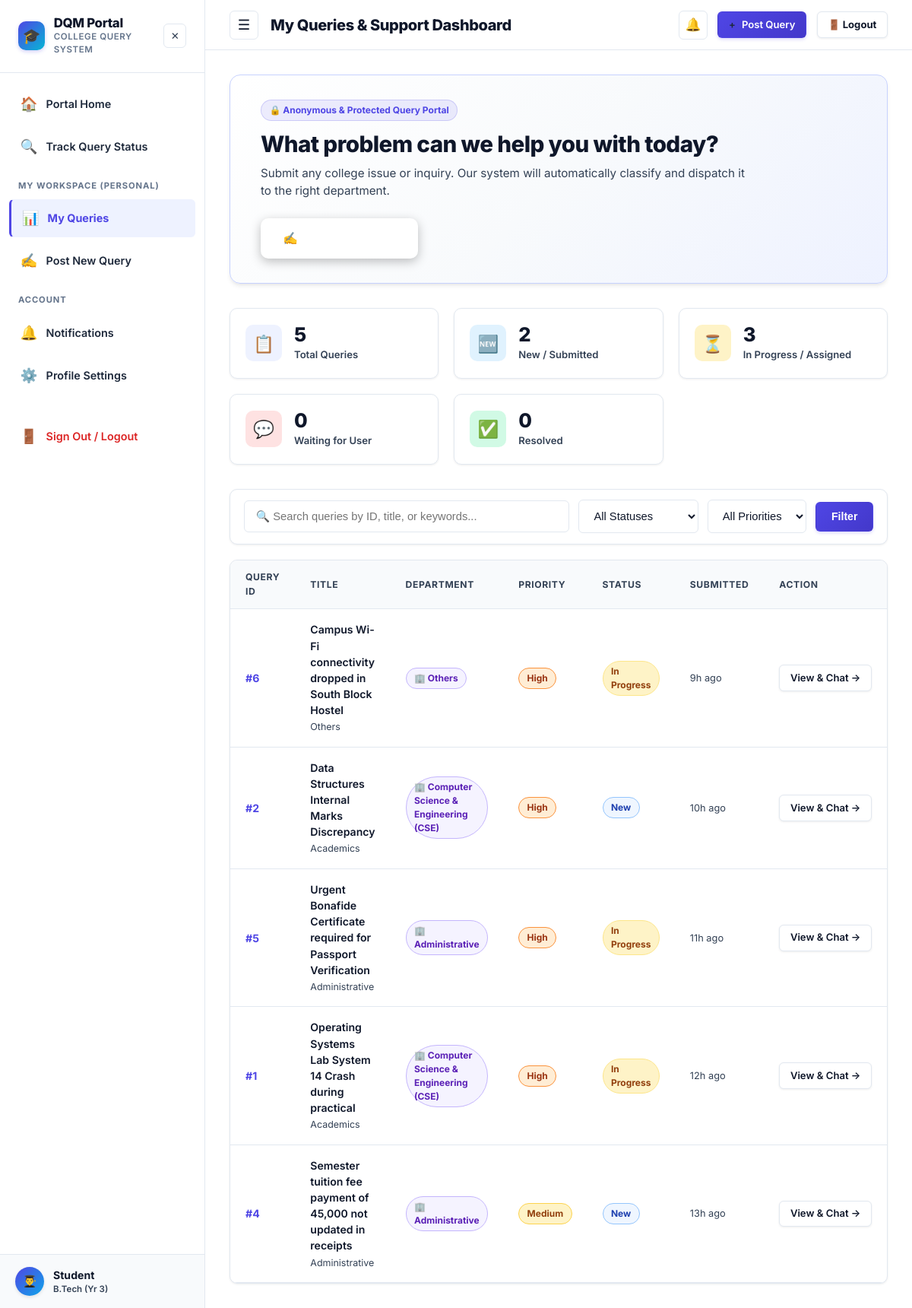
The app's page /dashboard (signed in) with its own data.
### tables this page shows
CREATE TABLE users (
    id INTEGER PRIMARY KEY AUTOINCREMENT,
    name TEXT DEFAULT 'Anonymous User',
    email TEXT NOT NULL UNIQUE,
    password_hash TEXT NOT NULL,
    role TEXT NOT NULL DEFAULT 'student',
    level TEXT,
    department TEXT,
    course TEXT,
    year INTEGER,
    phone TEXT,
    roll_no TEXT,
    designation TEXT,
    is_active INTEGER DEFAULT 1,
    last_active_at TIMESTAMP DEFAULT CURRENT_TIMESTAMP,
    created_at TIMESTAMP DEFAULT CURRENT_TIMESTAMP
);

CREATE TABLE queries (
    id INTEGER PRIMARY KEY AUTOINCREMENT,
    user_id INTEGER NOT NULL,
    title TEXT NOT NULL,
    description TEXT NOT NULL,
    category TEXT NOT NULL DEFAULT 'Academics',
    level TEXT,
    course TEXT,
    department TEXT NOT NULL,
    year INTEGER,
    priority TEXT NOT NULL DEFAULT 'Medium',
    status TEXT NOT NULL DEFAULT 'New',
    assigned_staff_id INTEGER,
    is_routed_manually INTEGER DEFAULT 0,
    admin_reviewed INTEGER DEFAULT 0,
    created_at TIMESTAMP DEFAULT CURRENT_TIMESTAMP,
    updated_at TIMESTAMP DEFAULT CURRENT_TIMESTAMP,
    first_response_at TIMESTAMP,
    resolved_at TIMESTAMP,
    FOREIGN KEY(user_id) REFERENCES users(id) ON DELETE CASCADE,
    FOREIGN KEY(assigned_staff_id) REFERENCES users(id) ON DELETE SET NULL
);

### app.py (the view)
@app.route('/dashboard')
@login_required
def dashboard():
    user = get_current_user()
    if user['role'] in ['staff', 'office_staff', 'hod']:
        return redirect(url_for('department_dashboard'))
    elif user['role'] == 'admin':
        return redirect(url_for('admin_dashboard'))
    db = get_db()
    stats = {
        'total': db.execute('SELECT COUNT(*) FROM queries WHERE user_id = ?', (user['id'],)).fetchone()[0],
        'new': db.execute("SELECT COUNT(*) FROM queries WHERE user_id = ? AND status = 'New'", (user['id'],)).fetchone()[0],
        'in_progress': db.execute("SELECT COUNT(*) FROM queries WHERE user_id = ? AND status IN ('Assigned', 'In Progress')", (user['id'],)).fetchone()[0],
        'waiting': db.execute("SELECT COUNT(*) FROM queries WHERE user_id = ? AND status = 'Waiting for User'", (user['id'],)).fetchone()[0],
        'resolved': db.execute("SELECT COUNT(*) FROM queries WHERE user_id = ? AND status = 'Resolved'", (user['id'],)).fetchone()[0],
    }
    status_filter = request.args.get('status', '')
    priority_filter = request.args.get('priority', '')
    search_query = request.args.get('search', '').strip()
    sql = """
        SELECT q.*,
               (SELECT message FROM messages WHERE query_id = q.id ORDER BY created_at DESC LIMIT 1) as last_message,
               (SELECT created_at FROM messages WHERE query_id = q.id ORDER BY created_at DESC LIMIT 1) as last_activity
        FROM queries q
        WHERE q.user_id = ?
    """
    params = [user['id']]
    if status_filter:
        sql += " AND q.status = ?"
        params.append(status_filter)
    if priority_filter:
        sql += " AND q.priority = ?"
        params.append(priority_filter)
    if search_query:
        sql += " AND (q.title LIKE ? OR q.description LIKE ? OR q.id LIKE ?)"
        term = f"%{search_query}%"
        params.extend([term, term, term])
    sql += " ORDER BY q.created_at DESC"
    queries = db.execute(sql, params).fetchall()
    return render_template(
        'dashboard.html',
        stats=stats,
        queries=queries,
        current_status=status_filter,
        current_priority=priority_filter,
        search_query=search_query
    )

### app.py (called while the page is built)
def login_required(f):
    @wraps(f)
    def decorated_function(*args, **kwargs):
        user = get_current_user()
        if not user:
            session.clear()
            flash('Please log in to access this page.', 'warning')
            return redirect(url_for('login', next=request.url))
        return f(*args, **kwargs)
    return decorated_function

def get_current_user():
    if 'user_id' in session:
        db = get_db()
        user = db.execute('SELECT * FROM users WHERE id = ?', (session['user_id'],)).fetchone()
        if not user or not user['is_active']:
            session.clear()
            return None
        return dict(user)
    return None

### database.py (called while the page is built)
def get_db():
    if 'db' not in g:
        g.db = sqlite3.connect(
            current_app.config['DATABASE'],
            detect_types=sqlite3.PARSE_DECLTYPES
        )
        g.db.row_factory = sqlite3.Row
        g.db.execute("PRAGMA foreign_keys = ON")
        init_db(g.db)
    return g.db

### models.py (called while the page is built)
def init_db(db_conn):
    db_conn.executescript(SCHEMA)
    check_and_migrate_db(db_conn)
    db_conn.commit()

### templates/dashboard.html (shortened to what this page needs)
{% extends 'base.html' %}
{% block page_title %}My Queries & Support Dashboard{% endblock %}
{% block content %}
<div style="max-width: 1200px; margin: 0 auto;">
  <div class="hero-card" style="padding: 2rem 2.5rem; margin-bottom: 2rem;">
    <div style="display: flex; justify-content: space-between; align-items: center; flex-wrap: wrap; gap: 1.5rem;">
      <div>
        <span class="badge badge-status-waiting" style="margin-bottom: 0.5rem; background: rgba(79, 70, 229, 0.1); color: var(--primary); border: 1px solid rgba(79,70,229,0.2);">
          🔒 Anonymous & Protected Query Portal
        </span>
        <h1 style="font-size: 1.85rem; margin-bottom: 0.35rem;">What problem can we help you with today?</h1>
        <p style="margin-bottom: 0; font-size: 0.95rem;">
          Submit any college issue or inquiry. Our system will automatically classify and dispatch it to the right department.
        </p>
      </div>
      <div>
        <a href="{{ url_for('submit_query') }}" class="btn btn-primary btn-lg" style="background: #ffffff; color: #4338ca; box-shadow: 0 4px 14px rgba(0,0,0,0.25);">
          ✍️ Post New Query
        </a>
      </div>
    </div>
  </div>
  <div class="stats-grid">
    <div class="stat-card">
      <div class="stat-icon primary">📋</div>
      <div class="stat-info">
        <h3>{{ stats.total }}</h3>
        <p>Total Queries</p>
      </div>
    </div>
    <div class="stat-card">
      <div class="stat-icon secondary">🆕</div>
      <div class="stat-info">
        <h3>{{ stats.new }}</h3>
        <p>New / Submitted</p>
      </div>
    </div>
    <div class="stat-card">
      <div class="stat-icon warning">⏳</div>
      <div class="stat-info">
        <h3>{{ stats.in_progress }}</h3>
        <p>In Progress / Assigned</p>
      </div>
    </div>
    <div class="stat-card">
      <div class="stat-icon danger">💬</div>
      <div class="stat-info">
        <h3>{{ stats.waiting }}</h3>
        <p>Waiting for User</p>
      </div>
    </div>
    <div class="stat-card">
      <div class="stat-icon success">✅</div>
      <div class="stat-info">
        <h3>{{ stats.resolved }}</h3>
        <p>Resolved</p>
      </div>
    </div>
  </div>
  <form method="GET" action="{{ url_for('dashboard') }}" class="filter-bar">
    <div style="flex-grow: 1; min-width: 240px;">
      <input type="text" name="search" class="form-control" placeholder="🔍 Search queries by ID, title, or keywords..." value="{{ search_query }}">
    </div>
    <div>
      <select name="status" class="form-control" onchange="this.form.submit()">
        <option value="">All Statuses</option>
      </select>
    </div>
    <div>
      <select name="priority" class="form-control" onchange="this.form.submit()">
        <option value="">All Priorities</option>
      </select>
    </div>
    <button type="submit" class="btn btn-primary">Filter</button>
  </form>
  <div class="table-container">
    <table class="table">
      <thead>
        <tr>
          <th>Query ID</th>
          <th>Title</th>
          <th>Department</th>
          <th>Priority</th>
          <th>Status</th>
          <th>Submitted</th>
          <th>Action</th>
        </tr>
      </thead>
      <tbody>
        {% if queries %}
          {% for q in queries %}
          <tr>
            <td style="font-weight: 700; color: var(--primary);">#{{ q.id }}</td>
            <td>
              <a href="{{ url_for('query_details', query_id=q.id) }}" style="font-weight: 600; color: var(--text-main); display: block;">
                {{ q.title }}
              </a>
              <span style="font-size: 0.78rem; color: var(--text-muted);">{{ q.category }}</span>
            </td>
            <td>
              <span class="badge badge-status-assigned">🏢 {{ q.department }}</span>
            </td>
            <td>
              <span class="badge badge-{{ q.priority | lower }}">{{ q.priority }}</span>
            </td>
            <td>
              <span class="badge badge-status-{{ q.status | lower | replace(' ', '-') }}">{{ q.status }}</span>
            </td>
            <td style="font-size: 0.8rem; color: var(--text-muted);">
              {{ q.created_at | timeago }}
            </td>
            <td>
              <a href="{{ url_for('query_details', query_id=q.id) }}" class="btn btn-secondary btn-sm">
                View & Chat →
              </a>
            </td>
          </tr>
          {% endfor %}
        {% endif %}
      </tbody>
    </table>
  </div>
</div>
{% endblock %}

### templates/base.html (shortened to what this page needs)
<!DOCTYPE html>
<html lang="en">
<head>
  <link rel="stylesheet" href="{{ url_for('static', filename='css/style.css') }}">
</head>
<body data-user-role="{{ current_user.role if current_user else '' }}" data-user-dept="{{ current_user.department if current_user else '' }}" data-user-id="{{ current_user.id if current_user else '' }}">
  <div class="app-container">
    {% if current_user %}
    <aside class="sidebar" id="appSidebar">
      <div class="sidebar-header">
        <a href="{{ url_for('index') }}" class="sidebar-brand-wrapper" style="text-decoration: none; color: inherit;">
          <div class="sidebar-logo">🎓</div>
          <div class="sidebar-brand">
            <h2>DQM Portal</h2>
            <p>College Query System</p>
          </div>
        </a>
        <button type="button" class="sidebar-close-btn" id="sidebarCloseBtn" title="Close Navigation" aria-label="Close Navigation">
          ✕
        </button>
      </div>
      <nav class="sidebar-nav">
        {% if current_user.role == 'principal' %}
        <div class="nav-section-title">Principal Navigation</div>
        <a href="{{ url_for('index') }}" class="nav-item {% if request.endpoint == 'index' %}active{% endif %}">
          <span class="icon">🏠</span> Portal Home
        </a>
        <a href="{{ url_for('department_dashboard', dept='Others') }}" class="nav-item {% if request.endpoint == 'department_dashboard' %}active{% endif %}">
          <span class="icon">📥</span> Received Queries
        </a>
        <a href="{{ url_for('track_query') }}" class="nav-item {% if request.endpoint == 'track_query' %}active{% endif %}">
          <span class="icon">🔍</span> Track Status
        </a>
        <a href="{{ url_for('admin_analytics') }}" class="nav-item {% if request.endpoint in ['admin_analytics', 'hod_analytics'] %}active{% endif %}">
          <span class="icon">📊</span> Analysis
        </a>
        <a href="{{ url_for('admin_users') }}" class="nav-item {% if request.endpoint == 'admin_users' %}active{% endif %}">
          <span class="icon">👥</span> Users
        </a>
        <a href="{{ url_for('admin_communicate_hod') }}" class="nav-item {% if request.endpoint == 'admin_communicate_hod' %}active{% endif %}">
          <span class="icon">💬</span> Communicate with HOD
        </a>
        {% else %}
        <a href="{{ url_for('index') }}" class="nav-item {% if request.endpoint == 'index' %}active{% endif %}">
          <span class="icon">🏠</span> Portal Home
        </a>
        <a href="{{ url_for('track_query') }}" class="nav-item {% if request.endpoint == 'track_query' %}active{% endif %}">
          <span class="icon">🔍</span> Track Query Status
        </a>
        {% if current_user.role in ['student', 'faculty'] %}
        <div class="nav-section-title">My Workspace (Personal)</div>
        <a href="{{ url_for('dashboard') }}" class="nav-item {% if request.endpoint == 'dashboard' %}active{% endif %}">
          <span class="icon">📊</span> My Queries
        </a>
        <a href="{{ url_for('submit_query') }}" class="nav-item {% if request.endpoint == 'submit_query' %}active{% endif %}">
          <span class="icon">✍️</span> Post New Query
        </a>
        {% endif %}
        {% endif %}
        <div class="nav-section-title">Account</div>
        <a href="{{ url_for('notifications') }}" class="nav-item {% if request.endpoint == 'notifications' %}active{% endif %}">
          <span class="icon">🔔</span> Notifications
        </a>
        <a href="{{ url_for('profile') }}" class="nav-item {% if request.endpoint == 'profile' %}active{% endif %}">
          <span class="icon">⚙️</span> Profile Settings
        </a>
        <a href="{{ url_for('logout') }}" class="nav-item nav-item-logout" style="margin-top: 1.5rem;">
          <span class="icon">🚪</span> Sign Out / Logout
        </a>
      </nav>
      <div class="sidebar-footer">
        <div class="user-avatar-circle">
          {% if current_user.role == 'student' %}👨‍🎓{% elif current_user.role == 'hod' %}🎓{% elif current_user.role == 'ao' %}🏢{% elif current_user.role == 'office_staff' %}💼{% elif current_user.role == 'principal' %}🏛️{% elif current_user.role in ['staff', 'faculty'] %}👩‍🏫{% else %}⚡{% endif %}
        </div>
        <div style="flex-grow: 1; overflow: hidden;">
          <div style="font-size: 0.88rem; font-weight: 700; color: var(--text-main); white-space: nowrap; overflow: hidden; text-overflow: ellipsis;">
            {% if current_user.role == 'student' %}Student
            {% elif current_user.role == 'office_staff' %}Office Staff
            {% elif current_user.role in ['staff', 'faculty'] %}Department Staff
            {% elif current_user.role == 'hod' %}Head of Dept (HOD)
            {% elif current_user.role == 'ao' %}Administrative Officer (AO)
            {% elif current_user.role == 'principal' %}Principal
            {% else %}Central Administrator{% endif %}
          </div>
          <div style="font-size: 0.72rem; color: var(--text-muted); font-weight: 600;">
            {% if current_user.role == 'student' %}
              {{ current_user.course or 'Campus' }}{% if current_user.year %} (Yr {{ current_user.year }}){% endif %}
            {% elif current_user.role in ['ao', 'principal', 'admin'] %}
              {{ current_user.designation or 'Campus Administration' }}
            {% elif current_user.role == 'office_staff' %}
              Administrative Department
            {% else %}
              {{ current_user.department or 'Campus Support' }}
            {% endif %}
          </div>
        </div>
      </div>
    </aside>
    {% endif %}
    <div class="main-content">
      {% if current_user %}
      <header class="topbar">
        <div class="topbar-left">
          <button class="sidebar-toggle-btn" id="sidebarToggle" title="Toggle Navigation Menu" aria-label="Toggle Navigation Menu">
            ☰
          </button>
          <div class="topbar-title">{% block page_title %}Dashboard{% endblock %}</div>
        </div>
        <div class="topbar-right">
          <div class="notif-wrapper">
            <button class="notif-btn" id="notifBtn" aria-label="Notifications" title="Notifications">
              🔔
            </button>
          </div>
          {% if current_user.role in ['student', 'faculty'] %}
          <a href="{{ url_for('submit_query') }}" class="btn btn-primary btn-sm">
            <span>+</span> Post Query
          </a>
          {% endif %}
          <a href="{{ url_for('logout') }}" class="btn btn-secondary btn-sm" title="Sign Out of Portal" style="font-weight: 700;">
            🚪 Logout
          </a>
        </div>
      </header>
      {% endif %}
      <main class="page-body">
        {% block content %}{% endblock %}
      </main>
    </div>
  </div>
</body>
</html>

### records on screen
users: course "B.Tech", year "3"
queries: id "6", title "Campus Wi-Fi connectivity dropped in South Block Hostel", category "Others", department "Others", priority "High", status "In Progress", created_at "9h ago"
queries: id "2", title "Data Structures Internal Marks Discrepancy", category "Academics", department "Computer Science & Engineering (CSE)", priority "High", status "New", created_at "10h ago"
queries: id "5", title "Urgent Bonafide Certificate required for Passport Verification", category "Administrative", department "Administrative", priority "High", status "In Progress", created_at "11h ago"
queries: id "1", title "Operating Systems Lab System 14 Crash during practical", category "Academics", department "Computer Science & Engineering (CSE)", priority "High", status "In Progress", created_at "12h ago"
queries: id "4", title "Semester tuition fee payment of 45,000 not updated in receipts", category "Administrative", department "Administrative", priority "Medium", status "New", created_at "13h ago"

### other values on screen
{{ stats.total }} "5"
{{ stats.new }} "2"
{{ stats.in_progress }} "3"
{{ stats.waiting }} "0"
{{ stats.resolved }} "0"
